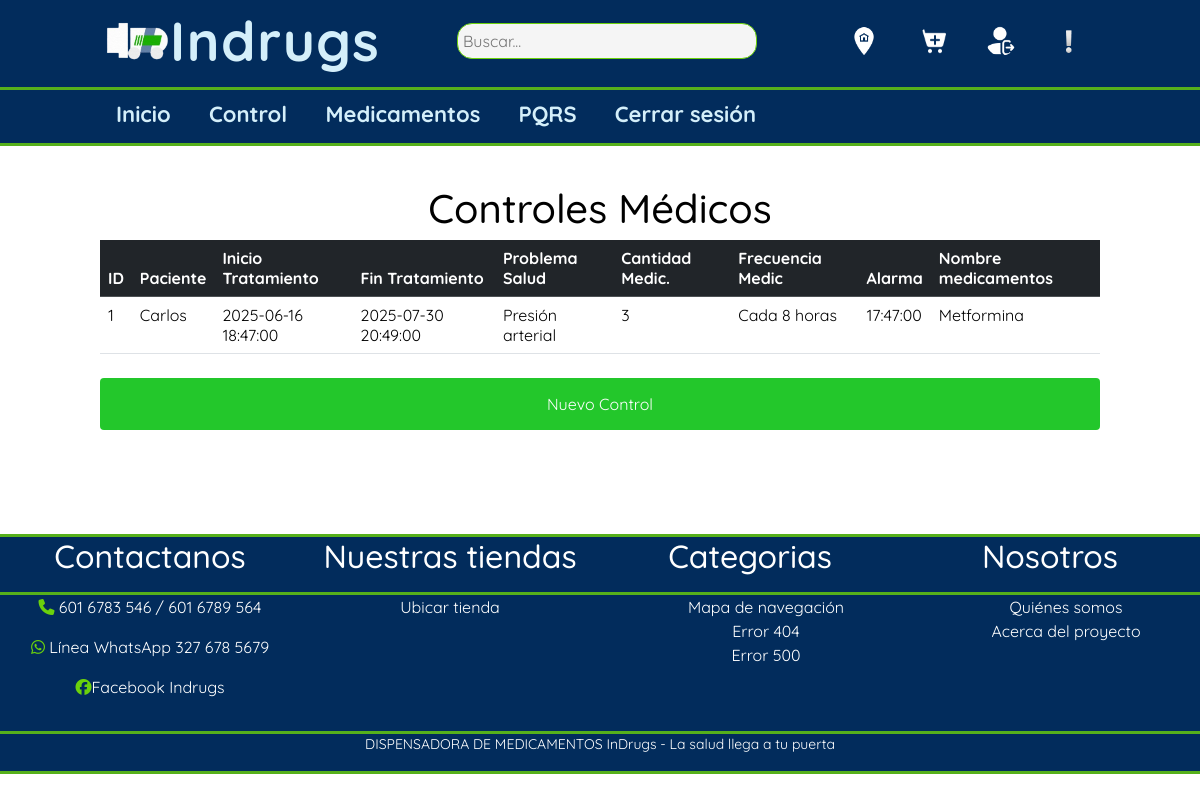
Page /INDRUGS_h/php/24.pagina_control.php (signed in) on the committed database.
### tables this page shows
CREATE TABLE `control` (
  `ID_CONTROL` int(11) NOT NULL,
  `FECHA_INICIO_TRATAMIENTO` datetime NOT NULL,
  `FECHA_FIN_TRATAMIENTO` datetime NOT NULL,
  `PROBLEMA_SALUD` varchar(100) NOT NULL,
  `CANTIDAD_MEDIC` varchar(100) NOT NULL,
  `FRECUENCIA_MEDIC` varchar(100) NOT NULL,
  `ALARMA_CONTROL` time NOT NULL,
  `ID_USUARIO` int(11) NOT NULL,
  `ID_MEDICAMENTOS` int(11) NOT NULL
);

CREATE TABLE `usuarios` (
  `ID_USUARIOS` int(11) NOT NULL,
  `NOMBRE_USUARIOS` varchar(100) NOT NULL,
  `TIPODOC_USUARIOS` enum('CC','TI','PPT') NOT NULL,
  `NUMDOC_USUARIOS` varchar(20) NOT NULL,
  `DIRECCION_USUARIOS` varchar(120) NOT NULL,
  `FORMULA_USUARIO` blob NOT NULL,
  `ESTADO_USUARIO` enum('ACTIVO','INACTIVO') NOT NULL DEFAULT 'ACTIVO',
  `TELEFONO_USUARIOS` varchar(20) NOT NULL,
  `CORREO_USUARIOS` varchar(100) NOT NULL,
  `CONTRASEÑA_USUARIOS` varchar(300) NOT NULL,
  `ID_ROLES_USUARIOS` int(11) NOT NULL
);

CREATE TABLE `medicamentos` (
  `ID_MEDICAMENTOS` int(11) NOT NULL,
  `NOMBRE_MEDICAMENTOS` varchar(45) NOT NULL,
  `DESCRIPCION_MEDICAMENTOS` varchar(45) NOT NULL
);

### INDRUGS_h/php/24.pagina_control.php (the view, shortened to what this page needs)
<?php
include("conexion.php");
$sql = "SELECT
        c.ID_CONTROL,
        u.NOMBRE_USUARIOS,
        c.FECHA_INICIO_TRATAMIENTO,
        c.FECHA_FIN_TRATAMIENTO,
        c.PROBLEMA_SALUD,
        c.CANTIDAD_MEDIC,
        c.FRECUENCIA_MEDIC,
        c.ALARMA_CONTROL,
        m.NOMBRE_MEDICAMENTOS
        FROM control c
        JOIN usuarios u ON c.ID_USUARIO = u.ID_USUARIOS
        JOIN medicamentos m ON c.ID_MEDICAMENTOS = m.ID_MEDICAMENTOS;";
$result= $conexion->query($sql);
?>
<!DOCTYPE html>
<html>
<head>
	<link href="https://cdn.jsdelivr.net/npm/bootstrap@5.3.3/dist/css/bootstrap.min.css" rel="stylesheet">
	<link rel="stylesheet" href="../css/1.estilos_pagina_inicio.css">
    <link rel="stylesheet" href="../css/3.estilos_página_control.css">
</head>
<body>
	<header class="cabeza_indrugs">
        <div class="contenedeor_cabeza logo_nav_items">
            <a href="#" class="logo"><img class="img_indrugs_logo" src="../imagenes/logo.png">Indrugs</a>
            <a href="#"><input type="search" placeholder="Buscar..." id="buscador"></a>
            <nav class="navegacion_1">
                <ul class="barra_1">
                   <li id="items_barra1"><a href="../7.pagina_sobre_nosotros.html" id="enlaces_barra1"><img id="iconos"src="../Iconos/ubicacion.png"></a></li>
                    <li id="items_barra1"><a href="../8.pagina_med.html" id="enlaces_barra1"><img id="iconos"src="../Iconos/compras.png"></a></li>
                    <li id="items_barra1"><a href="../2.pagina_inicio_sesion.html" id="enlaces_barra1"><img id="iconos"src="../Iconos/icons8-cerrar-sesión-96.png"></a></li>
                    <li id="items_barra1"><a href="../5.pagina_pqrs.html" id="enlaces_barra1"><img id="iconos"src="../Iconos/alerta.png"></a></li>
                </ul>
            </nav>
        </div>
        <hr class="linea_separación">
        <div class="contenedeor_cabeza logo_nav_items">
            <nav class="menu">
                <ul class="barra_2">
                    <li id="items_barra"><a id="enlaces_barra" href="../1.pagina_principal_paciente.html">Inicio</a></li>
                    <li id="items_barra"><a id="enlaces_barra" href="php/24.pagina_control.php">Control</a></li>
                    <li id="items_barra"><a id="enlaces_barra" href="../8.pagina_med.html">Medicamentos</a></li>
                    <li id="items_barra"><a id="enlaces_barra" href="../5.pagina_pqrs.html">PQRS</a></li>
                    <li id="items_barra"><a id="enlaces_barra" href="../index.html">Cerrar sesión</a></li>
                </ul>
            </nav>
        </div>
        <hr class="linea_separación">
    </header>
    <main class="cuerpo_indrugs">
        <div class="contenido">
        <h1 id="titulo_control">Controles Médicos</h1>
            <?php  if($result->num_rows > 0){
                echo "<table id=\"tabla1\" class=\"table\">
                    <thead class=\"table-dark\">
                        <tr>
                            <th>ID</th>
                            <th>Paciente</th>
                            <th>Inicio Tratamiento</th>
                            <th>Fin Tratamiento</th>
                            <th>Problema Salud</th>
                            <th>Cantidad Medic.</th>
                            <th>Frecuencia Medic</th>
                            <th>Alarma</th>
                            <th>Nombre medicamentos</th>
                        </tr>
                    </thead>
                    <tbody>";
                while ($row = $result->fetch_assoc()) {
                    echo "<tr>
                            <td>{$row['ID_CONTROL']}</td>
                            <td>{$row['NOMBRE_USUARIOS']}</td>
                            <td>{$row['FECHA_INICIO_TRATAMIENTO']}</td>
                            <td>{$row['FECHA_FIN_TRATAMIENTO']}</td>
                            <td>{$row['PROBLEMA_SALUD']}</td>
                            <td>{$row['CANTIDAD_MEDIC']}</td>
                            <td>{$row['FRECUENCIA_MEDIC']}</td>
                            <td>{$row['ALARMA_CONTROL']}</td>
                            <td>{$row['NOMBRE_MEDICAMENTOS']}</td>
                        </tr>";
                }
                echo "</tbody></table>";
            } else {
                echo "No hay controles registrados.";
            }?>
            <a href="../3.pagina_de_control.html"><button class="btn btn-primary">Nuevo Control</button></a>
        </div>
    </main>
    <footer class="pie-pagina">
        <hr class="linea_separación">
            <div class="grupo-1">
                <div class="box">
                    <h2>Contactanos</h2>
                    <hr class="linea_separación">
                    <p><i class="fa-solid fa-phone" style="color: #6bd10c;"></i> 601 6783 546 / 601 6789 564</p>
                    <p><i class="fa-brands fa-whatsapp" style="color: #6bd10c;"></i> Línea WhatsApp 327 678 5679</p>
                    <p><i class="fa-brands fa-facebook" style="color: #6bd10c;"></i>Facebook Indrugs</p>
                </div>
                <div class="box">
                    <h2>Nuestras tiendas</h2>
                    <hr class="linea_separación"><p> Ubicar tienda  </p>
                </div>
                <div class="box">
                    <h2> Categorias </h2>
                    <hr class="linea_separación">
       <ul  class="lista_mapa_nav">
                    <li><a class="mapa_nav" href="../10.pagina_mapa_nav.html">Mapa de navegación</a></li>
                    <li><a class="mapa_nav" href="../404.html">Error 404</a></li>
                    <li><a class="mapa_nav" href="../500.html">Error 500</a></li>
                </div>
                <div class="box">
                    <h2> Nosotros</h2>
                    <hr class="linea_separación"><ul  class="lista_mapa_nav">
                    <li><a class="mapa_nav" href="../7.pagina_sobre_nosotros.html">Quiénes somos</a></li>
                    <li><a class="mapa_nav" href="../7.pagina_sobre_nosotros.html">Acerca del proyecto</a></li>
                </ul>
                </div>
            </div>
            <div class="grupo-2">
                <hr class="linea_separación">
                <small>DISPENSADORA DE MEDICAMENTOS InDrugs - La salud llega a tu puerta</small>
                <hr class="linea_separación">
            </div>
    </footer>
</body>
</html>

### INDRUGS_h/css/1.estilos_pagina_inicio.css (style rules this page uses)
html { scroll-behavior: smooth; }
body { font-family: Quicksand; margin: 0; }
.linea_separación { height: 0.2rem; background-color:#6bd10c; color: #6bd10c; margin-bottom: 0; opacity: 0.8; }
.contenedeor_cabeza { width: 100%; max-width: 1000px; margin: 0 auto; margin-bottom: -1%; }
.logo_nav_items { display: flex; justify-content: space-between; align-items: center; flex-wrap: wrap; }
.cabeza_indrugs { background-color: #022c5c; color:rgb(212, 239, 250); position: fixed; top: 0; width: 100%; z-index: 1000; }
.img_indrugs_logo { width: 65px; margin-top: 0px; margin-left: 5px; }
.logo { letter-spacing: 0.1rem; font-size: 55px; font-weight: 900; color:rgb(212, 239, 250); text-decoration: none; }
#buscador { background-color:#f5f5f5; width: 300px; border: solid 1px rgb(107, 209, 12); border-bottom: solid 1px rgb(107, 209, 12); padding: 5px 5px 5px 5px; outline: none; border-radius: 15px; }
#iconos { width:30px; margin-top: 0px; margin-left: 0px; border-radius: 70%; }
.navegacion_1 .barra_1 { margin: 0; padding: 0; list-style: none; font-size: 22px; font-weight: 700; width: 100%; }
.navegacion_1 .barra_1 #items_barra1 { display: inline-block; }
.navegacion_1 .barra_1 #items_barra1 #enlaces_barra1 { display: block; padding: 0.5rem 1rem; transition: all 0.4s linear; border-radius: 7px; }
.menu .barra_2 { margin: 0; padding: 0; list-style: none; font-size: 22px; font-weight: 700; width: 100%; }
.menu .barra_2 #items_barra { display: inline-block; }
.menu .barra_2 #items_barra #enlaces_barra { display: block; padding: 0.5rem 1rem; transition: all 0.4s linear; border-radius: 7px; color:rgb(212, 239, 250); text-decoration: none; }
.cuerpo_indrugs { padding-top: 10rem; background-color: rgb(255, 255, 255); font-family:Quicksand; color: rgb(0, 0, 0); }
.contenido { width: 100%; max-width: 1000px; margin: 0 auto; }
img { vertical-align: baseline; }
.pie-pagina { width: 100%; background-color: rgb(2, 44, 92); margin-top: 6rem; }
.pie-pagina .grupo-1 { font-family:Quicksand; width: 100%; max-width: 1200px; margin: auto; display: grid; grid-template-columns: repeat(4, 1fr); font-family:Quicksand; color: rgb(255, 255, 255); text-align: center; }
.pie-pagina .grupo-2 { color: rgb(255, 255, 255); font-family:Quicksand; text-align: center; }
.lista_mapa_nav, .mapa_nav { list-style: none; text-decoration: none; color: rgb(255, 255, 255); font-family:Quicksand; text-align: center; }

### INDRUGS_h/css/3.estilos_página_control.css (style rules this page uses)
#titulo_control { text-align: center; }
h2 { display: flex; justify-content: center; }
.btn { width: 100%; background-color: #23c72b; color: white; padding: 14px 20px; margin: 8px 0; border: none; border-radius: 4px; cursor: pointer; }

### rows in the picture
control: ID_CONTROL "1", ID_USUARIO.NOMBRE_USUARIOS "Carlos", FECHA_INICIO_TRATAMIENTO "2025-06-16 18:47:00", FECHA_FIN_TRATAMIENTO "2025-07-30 20:49:00", PROBLEMA_SALUD "Presión arterial", CANTIDAD_MEDIC "3", FRECUENCIA_MEDIC "Cada 8 horas", ALARMA_CONTROL "17:47:00", ID_MEDICAMENTOS.NOMBRE_MEDICAMENTOS "Metformina"
